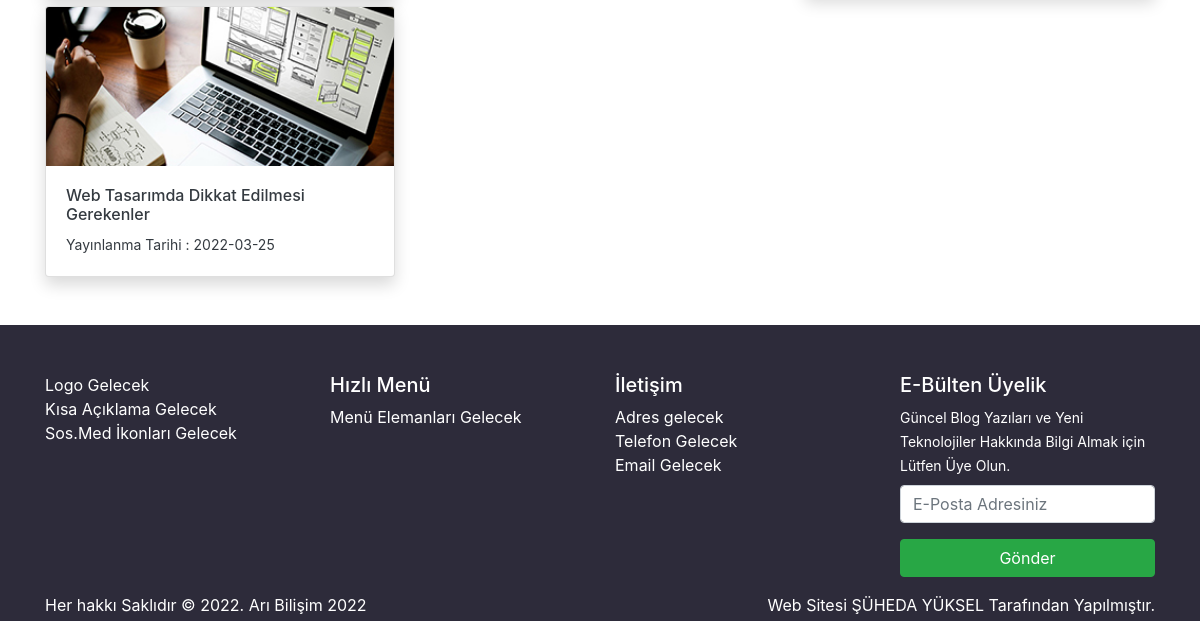
The page /blog.php (lower part) on the database as committed earlier.
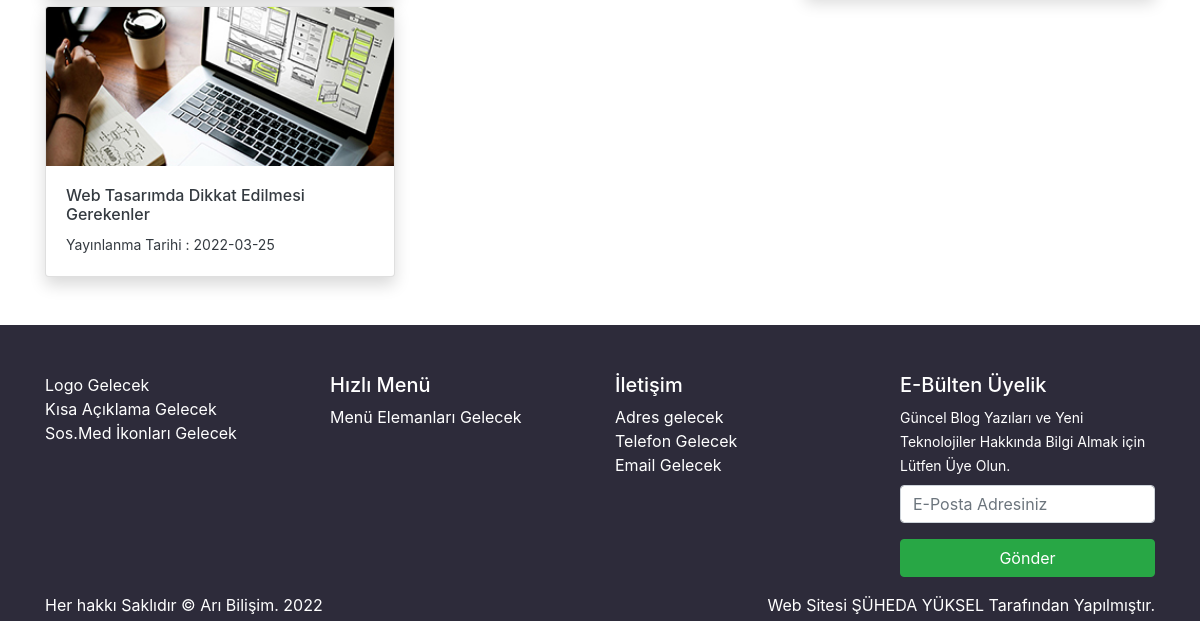
The same page on the database as committed later.
### tables this page shows
CREATE TABLE IF NOT EXISTS `ayarlar` (
  `id` int(11) NOT NULL AUTO_INCREMENT,
  `adres` varchar(100) NOT NULL,
  `telefon` varchar(15) NOT NULL,
  `email` varchar(100) NOT NULL,
  `harita` text NOT NULL,
  `tanitim` text NOT NULL,
  `logo` varchar(100) NOT NULL,
  `blogbanner` varchar(100) NOT NULL,
  `iletisimbanner` varchar(100) NOT NULL,
  `facebook` varchar(50) NOT NULL,
  `instagram` varchar(50) NOT NULL,
  `twitter` varchar(50) NOT NULL,
  `whatsapp` varchar(100) NOT NULL,
  `analitik` text NOT NULL,
  `konsol` text NOT NULL,
  `piksel` text NOT NULL,
  `copy` varchar(60) NOT NULL,
  PRIMARY KEY (`id`)
);

### blog.php (the view, shortened to what this page needs)
<?php require_once('header.php'); ?>
<section id="bloglist" class="pb-5">
    <div class="container">
        <div class="row">
            <?php
            $sorgu_bloglist = $db -> prepare('select * from yazilar order by id desc');
            $sorgu_bloglist -> execute();
            if($sorgu_bloglist -> rowCount()){
                foreach($sorgu_bloglist as $satir_bloglist){
                ?>
                    <div class="col-md-4 mt-2">
                    <div class="card shadow">
                    <a href="sample.php?id=<?php echo $satir_bloglist['id'];?>"> <img src=" <?php echo substr($satir_bloglist['foto'],3); ?> " alt="<?php echo $satir_bloglist['fotoalt'];?>" class="card-img-top"></a>
                    <div class="card-body">
                   <a href="sample.php?id=<?php echo $satir_bloglist['id'];?>" class="text-dark text-decoration-none"> <h2 style="font-size:16px;"><?php echo $satir_bloglist ['baslik'];?></h2>
                    <small>Yayınlanma Tarihi : <?php echo $satir_bloglist['tarih'];?> </small></a>
                    </div>
                             </div>
                            </div>
                    <?php
                }
            }
            ?>
        </div>
    </div>
</section>
<?php require_once('footer.php'); ?>

### footer.php (shortened to what this page needs)
<section id="footer" class="pt-5 pb-1 text-white">
        <div class="container">
            <div class="row">
                <div class="col-md-3">
                    Logo Gelecek <br> Kısa Açıklama Gelecek <br> Sos.Med İkonları Gelecek
                </div>
                <div class="col-md-3">
                    <h5>Hızlı Menü</h5>
                    Menü Elemanları Gelecek
                </div>
                <div class="col-md-3">
                    <h5>İletişim</h5>
                    Adres gelecek <br> Telefon Gelecek <br> Email Gelecek
                </div>
                <div class="col-md-3">
                    <h5>E-Bülten Üyelik</h5>
                    <small>Güncel Blog Yazıları ve Yeni Teknolojiler Hakkında Bilgi Almak için Lütfen Üye Olun.</small>
                    <form method="post" class="mt-2">
                        <div class="form-group">
                            <input type="email" name="email" class="form-control" placeholder="E-Posta Adresiniz">
                        </div>
                        <div class="form-group">
                            <input type="submit" value="Gönder" class="btn btn-success w-100">
                        </div>
                    </form>
                </div>
            </div>
            <div class="row">
                <div class="col-md-6">
                  <?php
                  $sorgu_bottom = $db -> prepare('select * from ayarlar order by id desc limit 1');
                  $sorgu_bottom -> execute();
                  $satir_bottom = $sorgu_bottom -> fetch();
                  echo $satir_bottom['copy'].' '.date('Y');
                  ?>
                </div>
                <div class="col-md-6 text-right">
                    Web Sitesi <a href="#">ŞÜHEDA YÜKSEL</a> Tarafından Yapılmıştır.
                </div>
            </div>
        </div>
    </section>
</body>
</html>

Rows that differ between the two databases and show on the page:
changed ayarlar: copy "Her hakkı Saklıdır © 2022. Arı Bilişim" → "Her hakkı Saklıdır © Arı Bilişim."
